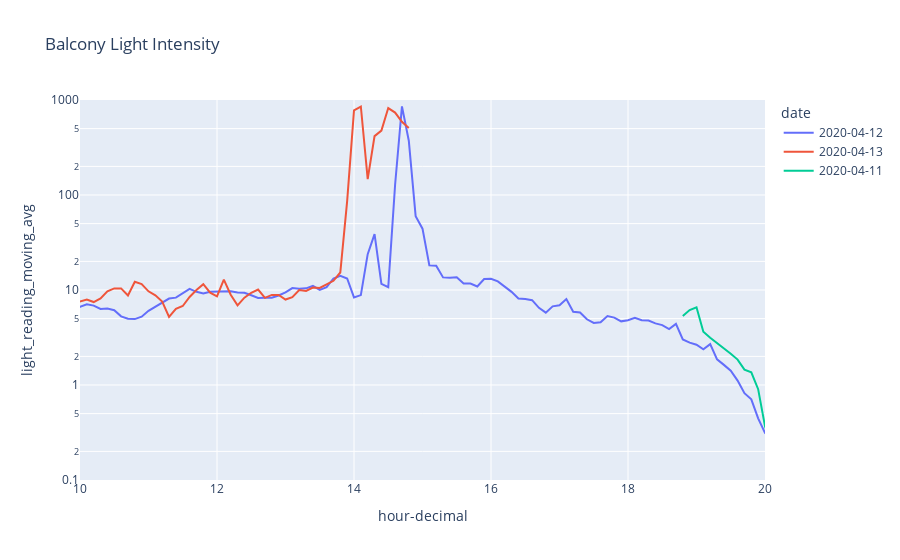

Notebook code cell kept with this figure:
### Code cell
fig.show()

### Figure 1 — Plotly figure (JSON) as saved in the notebook; plotly's stock layout.template omitted (floating-point values rounded to 4 significant figures; data arrays with more than 128 entries replaced by an {"elided": "..."} marker saying what was removed)
{"data": [{"hoverlabel": {"namelength": 0}, "hovertemplate": "date=2020-04-12<br>hour-decimal=%{x}<br>light_reading_moving_avg=%{y}", "legendgroup": "2020-04-12", "line": {"color": "#636efa", "dash": "solid"}, "mode": "lines", "name": "2020-04-12", "showlegend": true, "type": "scatter", "x": {"elided": "240 float values"}, "xaxis": "x", "y": {"elided": "240 float values"}, "yaxis": "y"}, {"hoverlabel": {"namelength": 0}, "hovertemplate": "date=2020-04-13<br>hour-decimal=%{x}<br>light_reading_moving_avg=%{y}", "legendgroup": "2020-04-13", "line": {"color": "#EF553B", "dash": "solid"}, "mode": "lines", "name": "2020-04-13", "showlegend": true, "type": "scatter", "x": {"elided": "149 float values"}, "xaxis": "x", "y": {"elided": "149 float values"}, "yaxis": "y"}, {"hoverlabel": {"namelength": 0}, "hovertemplate": "date=2020-04-11<br>hour-decimal=%{x}<br>light_reading_moving_avg=%{y}", "legendgroup": "2020-04-11", "line": {"color": "#00cc96", "dash": "solid"}, "mode": "lines", "name": "2020-04-11", "showlegend": true, "type": "scatter", "x": [18.8, 18.9, 19, 19.1, 19.2, 19.3, 19.4, 19.5, 19.6, 19.7, 19.8, 19.9, 20, 20.1, 20.2, 20.3, 20.4], "xaxis": "x", "y": [5.33, 6.156, 6.584, 3.644, 3.148, 2.773, 2.421, 2.136, 1.852, 1.451, 1.36, 0.9038, 0.369, 0.2223, 0.1065, 0.05379, 0.03695], "yaxis": "y"}], "layout": {"autosize": true, "legend": {"title": {"text": "date"}, "tracegroupgap": 0}, "title": {"text": "Balcony Light Intensity"}, "xaxis": {"anchor": "y", "domain": [0, 1], "range": [10, 20], "title": {"text": "hour-decimal"}, "type": "linear"}, "yaxis": {"anchor": "x", "domain": [0, 1], "range": [-1.0, 3.0], "title": {"text": "light_reading_moving_avg"}, "type": "log"}}}
